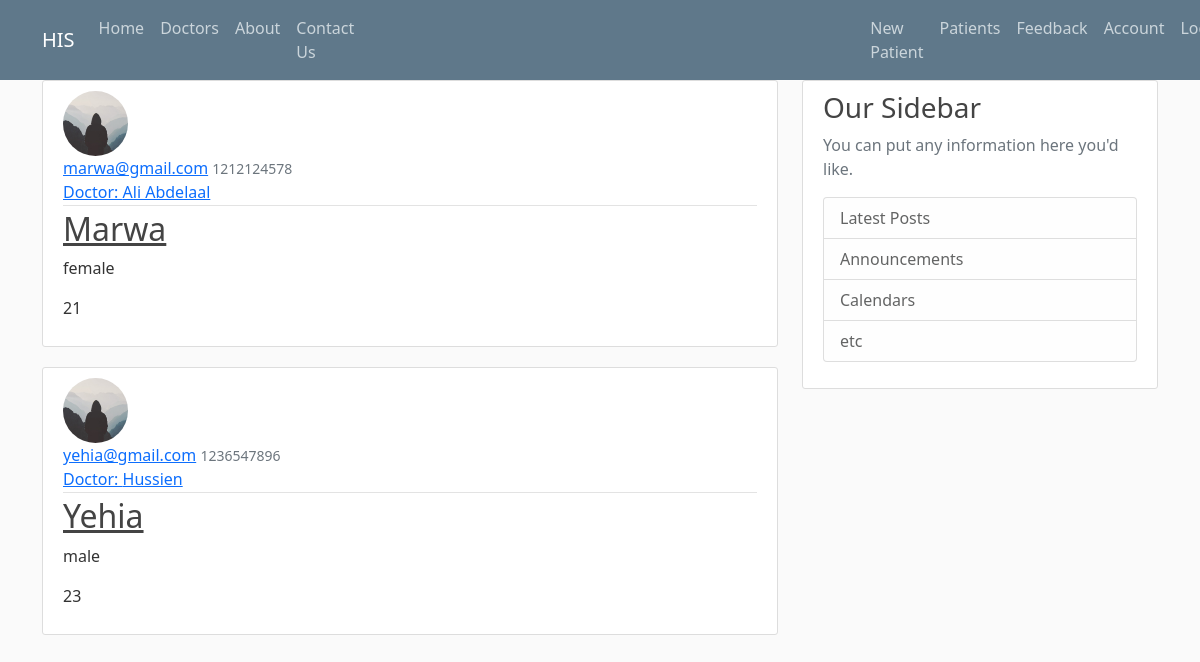
The app's page /patients (signed in) with its own data.
### his/models.py (models this page shows, shortened)
class Patient(db.Model):
    id = db.Column(db.Integer, primary_key=True)
    username = db.Column(db.String(20), unique=True, nullable=False)
    email = db.Column(db.String(120), unique=True, nullable=False)
    image_file = db.Column(db.String(20), nullable=False, default='default.jpg')
    password = db.Column(db.String(60), nullable=False)
    mobile_number = db.Column(db.Integer, nullable=False)
    gender = db.Column(db.String(10), nullable=False)
    age = db.Column(db.Integer, nullable=False)
    doctor_id = db.Column(db.Integer, db.ForeignKey('doctor.id'), nullable=False)

class Doctor(db.Model, UserMixin):
    id = db.Column(db.Integer, primary_key=True)
    username = db.Column(db.String(20), unique=True, nullable=False)
    email = db.Column(db.String(120), unique=True, nullable=False)
    image_file = db.Column(db.String(20), nullable=False, default='default.jpg')
    password = db.Column(db.String(60), nullable=False)
    mobile_number = db.Column(db.Integer, nullable=False)
    gender = db.Column(db.String(6), nullable=False)
    age = db.Column(db.Integer, nullable=False)
    patients = db.relationship('Patient', backref='author', lazy=True)

### his/routes.py (the view)
@app.route("/patients")
@login_required
def patients():
    patients = Patient.query.all()
    return render_template('patients.html', patients=patients)

### his/models.py (called while the page is built)
@login_manager.user_loader
def load_user(doctor_id):
    return Doctor.query.get(int(doctor_id))

### his/templates/patients.html
{% extends "layout.html" %}
{% block content %}
    {% for patient in patients %}
        <article class="media content-section">
          <img class="rounded-circle article-img" src="{{ url_for('static', filename='profile_pics/' + patient.image_file) }}">
          <div class="media-body">
            <div class="article-metadata">
              <a class="mr-2" href="#">{{ patient.email }}</a>
              <small class="text-muted">{{ patient.mobile_number }}</small></br>
              <a class="mr-2" href="#">Doctor: {{ patient.author.username }}</a>
            </div>
            <h2><a class="article-title" href="{{ url_for('patient', patient_id=patient.id) }}">{{ patient.username }}</a></h2>
            <p class="article-content">{{ patient.gender }}</p>
            <p class="article-content">{{ patient.age }}</p>
          </div>
        </article>
    {% endfor %}
{% endblock content %}

### his/static/main.css (style rules this page uses)
body { background: #fafafa; color: #333333; margin-top: 5rem; }
h1, h2, h3, h4, h5, h6 { color: #444444; }
.content-section { background: #ffffff; padding: 10px 20px; border: 1px solid #dddddd; border-radius: 3px; margin-bottom: 20px; }
.article-title { color: #444444; }
.article-content { white-space: pre-line; }
.article-img { height: 65px; width: 65px; margin-right: 16px; }
.article-metadata { padding-bottom: 1px; margin-bottom: 4px; border-bottom: 1px solid #e3e3e3 }

### records on screen
Patient: image_file (placeholder picture), email "marwa@gmail.com", mobile_number "1212124578", author.username "Ali Abdelaal", username "Marwa", gender "female", age "21"
Patient: image_file (placeholder picture), email "yehia@gmail.com", mobile_number "1236547896", author.username "Hussien", username "Yehia", gender "male", age "23"
